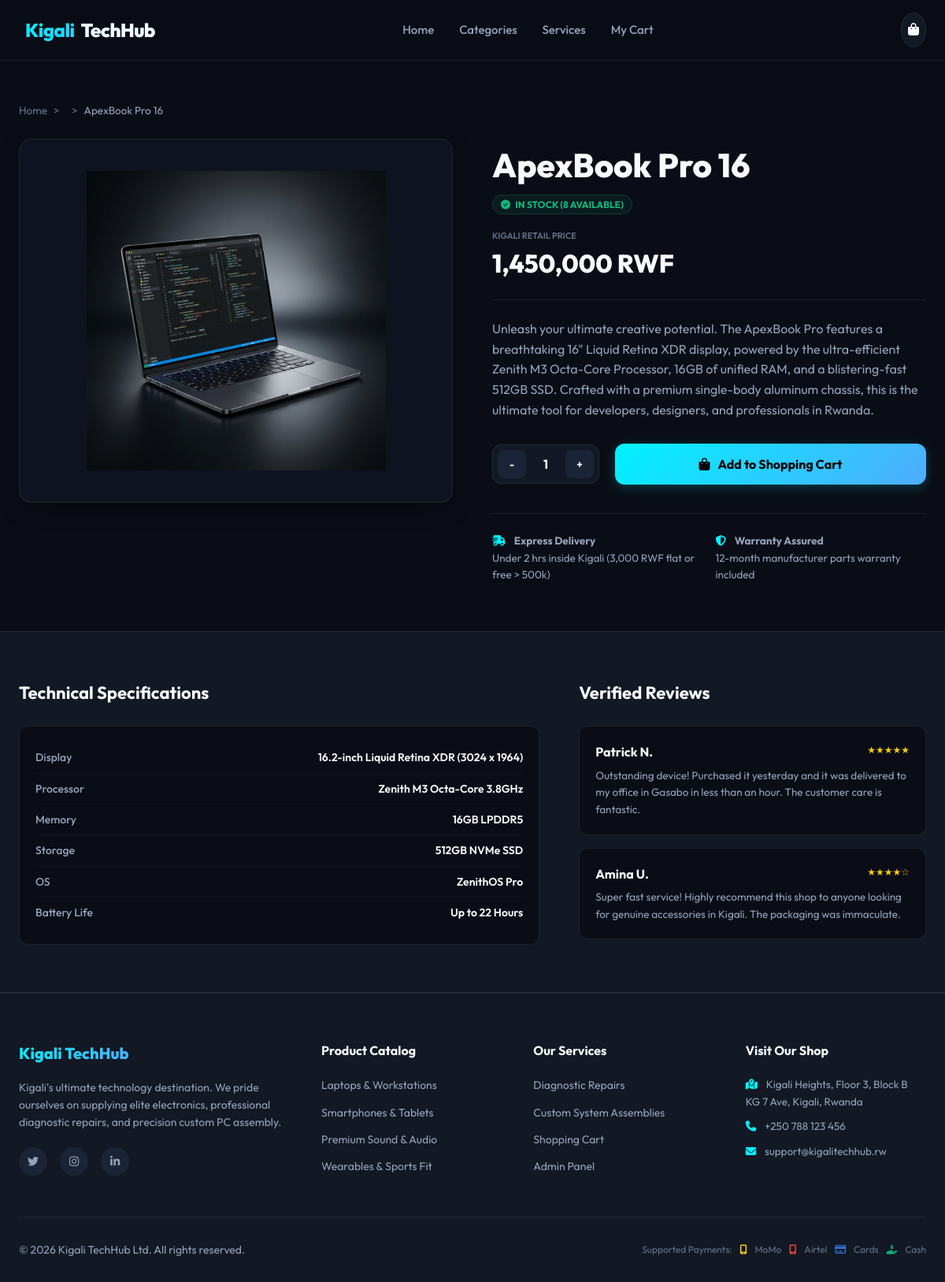
The app's page /product.php?slug=apexbook-pro-16 with its own data.
### tables this page shows
CREATE TABLE `products` (
  `id` int(11) NOT NULL,
  `category_id` int(11) DEFAULT NULL,
  `name` varchar(255) NOT NULL,
  `slug` varchar(255) NOT NULL,
  `price` decimal(12,2) NOT NULL,
  `image` varchar(255) NOT NULL,
  `description` text DEFAULT NULL,
  `stock` int(11) NOT NULL DEFAULT 10,
  `featured` tinyint(1) DEFAULT 0,
  `specs` text DEFAULT NULL
);

### product.php (the view, shortened to what this page needs)
<?php
require_once __DIR__ . '/includes/header.php';
$slug = isset($_GET['slug']) ? trim($_GET['slug']) : '';
try {
    $stmt = $pdo->prepare("SELECT p.*, c.name as category_name, c.slug as category_slug
                           FROM `products` p
                           LEFT JOIN `categories` c ON p.category_id = c.id
                           WHERE p.slug = :slug");
    $stmt->execute(['slug' => $slug]);
    $product = $stmt->fetch();
} catch (PDOException $e) {
    die("Database Error: " . $e->getMessage());
}
$specs = json_decode($product['specs'], true);
?>
<section class="detail-section">
    <div class="container">
        <div style="font-size: 13.5px; color: var(--text-muted); margin-bottom: 24px; display: flex; gap: 8px;">
            <a href="index.php" style="hover:color: var(--accent-primary);">Home</a>
            <span>&gt;</span>
            <span>&gt;</span>
            <span style="color: var(--text-secondary);"><?php echo htmlspecialchars($product['name']); ?></span>
        </div>
        <div class="detail-grid">
            <div class="detail-img-card">
                <?php echo renderProductImage($product['image'], $product['category_slug'], $product['name'], 'detail-img'); ?>
            </div>
            <div class="detail-info">
                <h1 class="detail-name"><?php echo htmlspecialchars($product['name']); ?></h1>
                <div style="margin-bottom: 20px;">
                    <?php if ($product['stock'] > 0): ?>
                        <span style="background: rgba(16, 185, 129, 0.08); border: 1px solid rgba(16, 185, 129, 0.2); color: var(--success); font-weight: 700; font-size: 12px; padding: 4px 10px; border-radius: 50px; text-transform: uppercase;">
                            <i class="fa-solid fa-circle-check" style="margin-right: 4px;"></i> In Stock (<?php echo $product['stock']; ?> available)
                        </span>
                    <?php endif; ?>
                </div>
                <div class="detail-price-row">
                    <div class="product-price-box">
                        <span class="currency-label">Kigali Retail Price</span>
                        <span class="price-value"><?php echo formatRWF($product['price']); ?></span>
                    </div>
                </div>
                <p class="detail-desc"><?php echo htmlspecialchars($product['description']); ?></p>
                <?php if ($product['stock'] > 0): ?>
                    <div class="detail-action-row">
                        <div class="qty-selector">
                            <button class="qty-btn minus" aria-label="Decrease quantity">-</button>
                            <input type="text" class="qty-input" value="1" readonly>
                            <button class="qty-btn plus" aria-label="Increase quantity">+</button>
                        </div>
                        <button class="buy-btn add-cart-btn-trigger" data-product-id="<?php echo $product['id']; ?>">
                            <i class="fa-solid fa-shopping-bag"></i> Add to Shopping Cart
                        </button>
                    </div>
                <?php endif; ?>
                <div style="margin-top: 36px; padding-top: 24px; border-top: 1px solid var(--border-color); display: grid; grid-template-columns: 1fr 1fr; gap: 16px; font-size: 13.5px; color: var(--text-secondary);">
                    <div>
                        <i class="fa-solid fa-truck-fast" style="color: var(--accent-primary); margin-right: 8px;"></i>
                        <strong>Express Delivery</strong><br>
                        Under 2 hrs inside Kigali (3,000 RWF flat or free > 500k)
                    </div>
                    <div>
                        <i class="fa-solid fa-shield-halved" style="color: var(--accent-primary); margin-right: 8px;"></i>
                        <strong>Warranty Assured</strong><br>
                        12-month manufacturer parts warranty included
                    </div>
                </div>
            </div>
        </div>
    </div>
</section>
<section style="background: var(--bg-secondary); border-top: 1px solid var(--border-color); border-bottom: 1px solid var(--border-color); padding: 60px 0;">
    <div class="container">
        <div style="display: grid; grid-template-columns: 1.5fr 1fr; gap: 50px;">
            <div>
                <h3 style="font-size: 22px; font-weight:700; margin-bottom: 24px;">Technical <span>Specifications</span></h3>
                <div class="detail-specs-list" style="margin-bottom: 0; background: var(--bg-primary);">
                    <?php if (!empty($specs)): ?>
                        <?php foreach ($specs as $key => $val): ?>
                            <div class="spec-item">
                                <span class="spec-key"><?php echo htmlspecialchars($key); ?></span>
                                <span class="spec-val"><?php echo htmlspecialchars($val); ?></span>
                            </div>
                        <?php endforeach; ?>
                    <?php else: ?>
                        <p style="color: var(--text-muted); font-style: italic;">No specific dimensions or attributes are published for this service item.</p>
                    <?php endif; ?>
                </div>
            </div>
            <div>
                <h3 style="font-size: 22px; font-weight:700; margin-bottom: 24px;">Verified <span>Reviews</span></h3>
                <div style="display: flex; flex-direction: column; gap: 16px;">
                    <div style="background: var(--bg-primary); border: 1px solid var(--border-color); border-radius: var(--border-radius-md); padding: 20px;">
                        <div style="display: flex; justify-content: space-between; margin-bottom: 6px;">
                            <strong>Patrick N.</strong>
                            <span style="color: #facc15; font-size:12px;">★★★★★</span>
                        </div>
                        <p style="color: var(--text-secondary); font-size:13.5px;">Outstanding device! Purchased it yesterday and it was delivered to my office in Gasabo in less than an hour. The customer care is fantastic.</p>
                    </div>
                    <div style="background: var(--bg-primary); border: 1px solid var(--border-color); border-radius: var(--border-radius-md); padding: 20px;">
                        <div style="display: flex; justify-content: space-between; margin-bottom: 6px;">
                            <strong>Amina U.</strong>
                            <span style="color: #facc15; font-size:12px;">★★★★☆</span>
                        </div>
                        <p style="color: var(--text-secondary); font-size:13.5px;">Super fast service! Highly recommend this shop to anyone looking for genuine accessories in Kigali. The packaging was immaculate.</p>
                    </div>
                </div>
            </div>
        </div>
    </div>
</section>
<?php
require_once __DIR__ . '/includes/footer.php';
?>

### includes/utils.php (shortened to what this page needs)
<?php
function formatRWF($amount) {
    return number_format($amount, 0, '.', ',') . ' RWF';
}
function renderProductImage($imageName, $categorySlug, $productName, $className = 'product-img') {
    $filePath = __DIR__ . '/../assets/images/' . $imageName;
    if (file_exists($filePath) && !is_dir($filePath)) {
        return '<img src="assets/images/' . htmlspecialchars($imageName) . '" class="' . htmlspecialchars($className) . '" alt="' . htmlspecialchars($productName) . '">';
    }
    $gradientId = 'grad_' . uniqid();
    $accentColor = '#00f2fe';
    $secondaryColor = '#4facfe';
    return '
    <div class="vector-card-graphic">
        <svg class="vector-svg" viewBox="0 0 200 200" xmlns="http://www.w3.org/2000/svg">
            <defs>
                <linearGradient id="' . $gradientId . '" x1="0%" y1="0%" x2="100%" y2="100%">
                    <stop offset="0%" stop-color="' . $accentColor . '" />
                    <stop offset="100%" stop-color="' . $secondaryColor . '" />
                </linearGradient>
            </defs>
            ' . $svgContent . '
        </svg>
    </div>';
}
?>

### assets/css/style.css (style rules this page uses)
:root { --bg-primary: #0a0d16; --bg-secondary: #121824; --bg-tertiary: #1b2436; --bg-card: rgba(18, 24, 36, 0.7); --accent-primary: #00f2fe; --accent-secondary: #4facfe; --accent-gradient: linear-gradient(135deg, #00f2fe 0%, #4facfe 100%); --accent-gradient-hover: linear-gradient(135deg, #4facfe 0%, #00f2fe 100%); --accent-glow: rgba(0, 242, 254, 0.3); --text-primary: #f8fafc; --text-secondary: #94a3b8; --text-muted: #64748b; --success: #10b981; --warning: #f59e0b; --danger: #ef4444; --info: #3b82f6; --border-color: rgba(255, 255, 255, 0.08); --border-color-active: rgba(0, 242, 254, 0.4); --border-radius-lg: 16px; --border-radius-md: 12px; --border-radius-sm: 8px; --font-sans: 'Outfit', sans-serif; --transition-smooth: all 0.3s cubic-bezier(0.4, 0, 0.2, 1); --transition-snappy: all 0.15s ease-in-out; --shadow-premium: 0 10px 30px -10px rgba(0, 0, 0, 0.5); --shadow-glow: 0 0 20px rgba(0, 242, 254, 0.2); }
* { margin: 0; padding: 0; box-sizing: border-box; scroll-behavior: smooth; }
body { background-color: var(--bg-primary); color: var(--text-primary); font-family: var(--font-sans); line-height: 1.6; overflow-x: hidden; }
a { color: inherit; text-decoration: none; transition: var(--transition-snappy); }
button, input, select, textarea { font-family: inherit; color: inherit; background: none; border: none; outline: none; }
img { max-width: 100%; height: auto; display: block; }
.container { width: 100%; max-width: 1200px; margin: 0 auto; padding: 0 24px; }
.product-price-box { display: flex; flex-direction: column; }
.currency-label { font-size: 11px; color: var(--text-muted); font-weight: 600; text-transform: uppercase; }
.price-value { font-size: 20px; font-weight: 800; color: var(--text-primary); }
.detail-section { padding: 130px 0 60px 0; }
.detail-grid { display: grid; grid-template-columns: 1fr 1fr; gap: 50px; align-items: flex-start; }
.detail-img-card { background: var(--bg-card); border-radius: var(--border-radius-lg); border: 1px solid var(--border-color); padding: 40px; display: flex; align-items: center; justify-content: center; min-height: 400px; box-shadow: var(--shadow-premium); }
.detail-img-card img { max-height: 380px; object-fit: contain; }
.detail-info { padding-top: 10px; }
.detail-name { font-size: 42px; font-weight: 800; line-height: 1.15; margin-bottom: 12px; }
.detail-price-row { display: flex; align-items: baseline; gap: 8px; margin-bottom: 24px; padding-bottom: 20px; border-bottom: 1px solid var(--border-color); }
.detail-price-row .price-value { font-size: 32px; }
.detail-desc { color: var(--text-secondary); font-size: 16px; margin-bottom: 30px; }
.detail-specs-list { background: var(--bg-secondary); border-radius: var(--border-radius-md); border: 1px solid var(--border-color); padding: 20px; margin-bottom: 30px; }
.spec-item { display: flex; justify-content: space-between; padding: 8px 0; font-size: 14px; border-bottom: 1px solid rgba(255, 255, 255, 0.03); }
.spec-item:last-child { border-bottom: none; }
.spec-key { color: var(--text-secondary); font-weight: 500; }
.spec-val { color: var(--text-primary); font-weight: 600; }
.detail-action-row { display: flex; gap: 20px; align-items: center; }
.qty-selector { display: flex; align-items: center; background: var(--bg-secondary); border: 1px solid var(--border-color); border-radius: var(--border-radius-md); padding: 6px; }
.qty-btn { width: 36px; height: 36px; border-radius: var(--border-radius-sm); display: flex; align-items: center; justify-content: center; background: var(--bg-tertiary); cursor: pointer; font-weight: 700; transition: var(--transition-snappy); }
.qty-input { width: 50px; text-align: center; font-weight: 700; font-size: 16px; }
.buy-btn { flex: 1; background: var(--accent-gradient); color: #000; font-weight: 700; font-size: 16px; display: flex; align-items: center; justify-content: center; gap: 10px; padding: 16px; border-radius: var(--border-radius-md); cursor: pointer; box-shadow: 0 4px 15px rgba(0, 242, 254, 0.2); transition: var(--transition-smooth); }

### records on screen
products: name "ApexBook Pro 16", image (picture), stock "8", price "1,450,000 RWF", description "Unleash your ultimate creative potential. The ApexBook Pro features a breathtaking 16\" Liquid Retina XDR display, powered by the ultra-efficient Zenith M3 Octa-Core Processor, 16GB of unified RAM, and a blistering-fast 512GB SSD. Crafted with a premium single-body aluminum chassis, this is the ultimate tool for developers, designers, and professionals in Rwanda.", specs "16.2-inch Liquid Retina XDR (3024 x 1964)", specs "Zenith M3 Octa-Core 3.8GHz", specs "16GB LPDDR5", specs "512GB NVMe SSD", specs "ZenithOS Pro", specs "Up to 22 Hours"

### other values on screen
$key "Display"
$key "Processor"
$key "Memory"
$key "Storage"
$key "OS"
$key "Battery Life"
